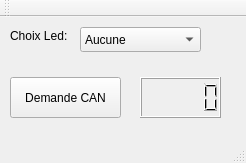
<?xml version="1.0" encoding="UTF-8"?>
<ui version="4.0">
 <class>MainWindow</class>
 <widget class="QMainWindow" name="MainWindow">
  <property name="geometry">
   <rect>
    <x>0</x>
    <y>0</y>
    <width>246</width>
    <height>163</height>
   </rect>
  </property>
  <property name="windowTitle">
   <string>MainWindow</string>
  </property>
  <widget class="QWidget" name="centralWidget">
   <widget class="QComboBox" name="comboBox">
    <property name="geometry">
     <rect>
      <x>80</x>
      <y>10</y>
      <width>121</width>
      <height>25</height>
     </rect>
    </property>
    <item>
     <property name="text">
      <string>Aucune</string>
     </property>
    </item>
    <item>
     <property name="text">
      <string>Bleu</string>
     </property>
    </item>
    <item>
     <property name="text">
      <string>Rouge</string>
     </property>
    </item>
    <item>
     <property name="text">
      <string>Vert</string>
     </property>
    </item>
    <item>
     <property name="text">
      <string>Orange</string>
     </property>
    </item>
    <item>
     <property name="text">
      <string>Toutes</string>
     </property>
    </item>
    <item>
     <property name="text">
      <string>Vert + Orange</string>
     </property>
    </item>
    <item>
     <property name="text">
      <string>Bleu + Rouge</string>
     </property>
    </item>
   </widget>
   <widget class="QLabel" name="label">
    <property name="geometry">
     <rect>
      <x>10</x>
      <y>10</y>
      <width>61</width>
      <height>17</height>
     </rect>
    </property>
    <property name="text">
     <string>Choix Led:</string>
    </property>
   </widget>
   <widget class="QPushButton" name="pushButton">
    <property name="geometry">
     <rect>
      <x>10</x>
      <y>60</y>
      <width>111</width>
      <height>41</height>
     </rect>
    </property>
    <property name="text">
     <string>Demande CAN</string>
    </property>
   </widget>
   <widget class="QLCDNumber" name="lcdNumber">
    <property name="geometry">
     <rect>
      <x>140</x>
      <y>60</y>
      <width>81</width>
      <height>41</height>
     </rect>
    </property>
   </widget>
  </widget>
  <widget class="QMenuBar" name="menuBar">
   <property name="geometry">
    <rect>
     <x>0</x>
     <y>0</y>
     <width>246</width>
     <height>22</height>
    </rect>
   </property>
  </widget>
  <widget class="QToolBar" name="mainToolBar">
   <attribute name="toolBarArea">
    <enum>TopToolBarArea</enum>
   </attribute>
   <attribute name="toolBarBreak">
    <bool>false</bool>
   </attribute>
  </widget>
  <widget class="QStatusBar" name="statusBar"/>
 </widget>
 <layoutdefault spacing="6" margin="11"/>
 <resources/>
 <connections/>
</ui>
